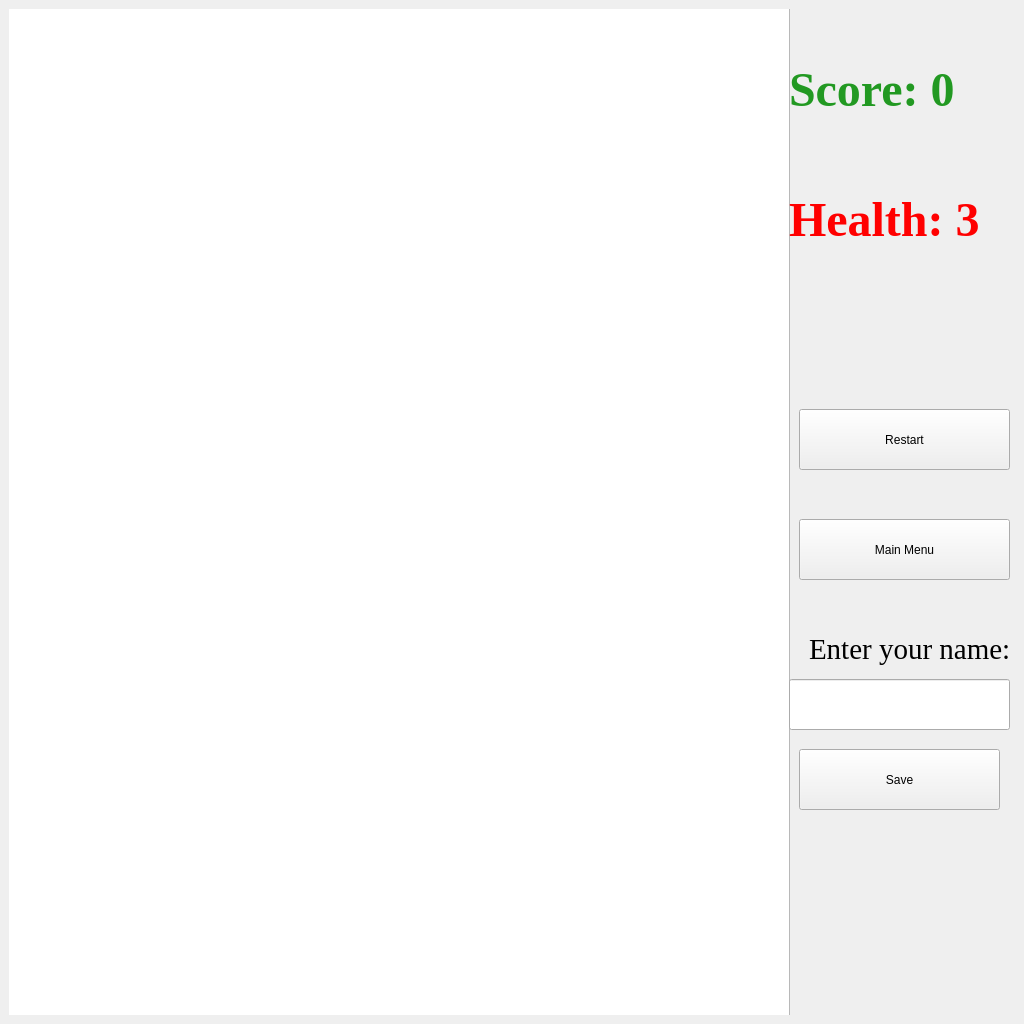
<?xml version="1.0" encoding="UTF-8"?>
<ui version="4.0">
 <class>MainWindow</class>
 <widget class="QMainWindow" name="MainWindow">
  <property name="geometry">
   <rect>
    <x>0</x>
    <y>0</y>
    <width>1024</width>
    <height>1024</height>
   </rect>
  </property>
  <property name="windowTitle">
   <string>MainWindow</string>
  </property>
  <widget class="QWidget" name="centralwidget">
   <layout class="QGridLayout" name="gridLayout">
    <item row="0" column="0">
     <widget class="QStackedWidget" name="stackedWidget">
      <property name="currentIndex">
       <number>1</number>
      </property>
      <widget class="QWidget" name="Mainmenu">
       <widget class="QPushButton" name="StartGame">
        <property name="geometry">
         <rect>
          <x>360</x>
          <y>530</y>
          <width>231</width>
          <height>61</height>
         </rect>
        </property>
        <property name="text">
         <string>Start Game</string>
        </property>
       </widget>
       <widget class="QPushButton" name="LeaderBoard">
        <property name="geometry">
         <rect>
          <x>360</x>
          <y>640</y>
          <width>231</width>
          <height>61</height>
         </rect>
        </property>
        <property name="text">
         <string>LeaderBoard</string>
        </property>
       </widget>
       <widget class="QPushButton" name="Quite">
        <property name="geometry">
         <rect>
          <x>360</x>
          <y>750</y>
          <width>231</width>
          <height>61</height>
         </rect>
        </property>
        <property name="text">
         <string>Quite</string>
        </property>
       </widget>
       <widget class="QLabel" name="label">
        <property name="geometry">
         <rect>
          <x>-10</x>
          <y>50</y>
          <width>1031</width>
          <height>531</height>
         </rect>
        </property>
        <property name="text">
         <string/>
        </property>
        <property name="pixmap">
         <pixmap resource="res.qrc">:/images/logo.png</pixmap>
        </property>
       </widget>
       <zorder>label</zorder>
       <zorder>StartGame</zorder>
       <zorder>LeaderBoard</zorder>
       <zorder>Quite</zorder>
      </widget>
      <widget class="QWidget" name="gamewidget">
       <widget class="QWidget" name="verticalLayoutWidget">
        <property name="geometry">
         <rect>
          <x>-10</x>
          <y>-10</y>
          <width>791</width>
          <height>1021</height>
         </rect>
        </property>
        <layout class="QVBoxLayout" name="GameLayout">
         <item>
          <widget class="QGraphicsView" name="gamescene">
           <property name="enabled">
            <bool>true</bool>
           </property>
           <property name="sizePolicy">
            <sizepolicy hsizetype="Expanding" vsizetype="Expanding">
             <horstretch>0</horstretch>
             <verstretch>0</verstretch>
            </sizepolicy>
           </property>
           <property name="maximumSize">
            <size>
             <width>1024</width>
             <height>1024</height>
            </size>
           </property>
          </widget>
         </item>
        </layout>
       </widget>
       <widget class="QLabel" name="score">
        <property name="geometry">
         <rect>
          <x>780</x>
          <y>50</y>
          <width>231</width>
          <height>61</height>
         </rect>
        </property>
        <property name="font">
         <font>
          <family>Times New Roman</family>
          <pointsize>36</pointsize>
          <weight>75</weight>
          <bold>true</bold>
         </font>
        </property>
        <property name="styleSheet">
         <string notr="true">color: #292;</string>
        </property>
        <property name="text">
         <string>Score: 0</string>
        </property>
        <property name="textFormat">
         <enum>Qt::AutoText</enum>
        </property>
        <property name="alignment">
         <set>Qt::AlignLeading|Qt::AlignLeft|Qt::AlignVCenter</set>
        </property>
       </widget>
       <widget class="QLabel" name="health">
        <property name="geometry">
         <rect>
          <x>780</x>
          <y>180</y>
          <width>231</width>
          <height>61</height>
         </rect>
        </property>
        <property name="font">
         <font>
          <family>Times New Roman</family>
          <pointsize>36</pointsize>
          <weight>75</weight>
          <bold>true</bold>
         </font>
        </property>
        <property name="styleSheet">
         <string notr="true">color: #ff0000;</string>
        </property>
        <property name="text">
         <string>Health: 3</string>
        </property>
       </widget>
       <widget class="QPushButton" name="restartGame">
        <property name="geometry">
         <rect>
          <x>790</x>
          <y>400</y>
          <width>211</width>
          <height>61</height>
         </rect>
        </property>
        <property name="text">
         <string>Restart</string>
        </property>
       </widget>
       <widget class="QPushButton" name="mainmenu">
        <property name="geometry">
         <rect>
          <x>790</x>
          <y>510</y>
          <width>211</width>
          <height>61</height>
         </rect>
        </property>
        <property name="text">
         <string>Main Menu</string>
        </property>
       </widget>
       <widget class="QLineEdit" name="text">
        <property name="geometry">
         <rect>
          <x>780</x>
          <y>670</y>
          <width>221</width>
          <height>51</height>
         </rect>
        </property>
        <property name="font">
         <font>
          <pointsize>14</pointsize>
         </font>
        </property>
       </widget>
       <widget class="QLabel" name="name">
        <property name="geometry">
         <rect>
          <x>800</x>
          <y>610</y>
          <width>231</width>
          <height>61</height>
         </rect>
        </property>
        <property name="font">
         <font>
          <family>Times New Roman</family>
          <pointsize>22</pointsize>
          <weight>50</weight>
          <bold>false</bold>
         </font>
        </property>
        <property name="styleSheet">
         <string notr="true"/>
        </property>
        <property name="text">
         <string>Enter your name:</string>
        </property>
       </widget>
       <widget class="QPushButton" name="save">
        <property name="geometry">
         <rect>
          <x>790</x>
          <y>740</y>
          <width>201</width>
          <height>61</height>
         </rect>
        </property>
        <property name="text">
         <string>Save</string>
        </property>
       </widget>
      </widget>
      <widget class="QWidget" name="Leaderbord">
       <widget class="QListWidget" name="leader">
        <property name="geometry">
         <rect>
          <x>10</x>
          <y>80</y>
          <width>991</width>
          <height>901</height>
         </rect>
        </property>
       </widget>
       <widget class="QPushButton" name="Back">
        <property name="geometry">
         <rect>
          <x>4</x>
          <y>12</y>
          <width>201</width>
          <height>61</height>
         </rect>
        </property>
        <property name="text">
         <string>Back</string>
        </property>
       </widget>
      </widget>
     </widget>
    </item>
   </layout>
  </widget>
 </widget>
 <resources>
  <include location="res.qrc"/>
 </resources>
 <connections/>
</ui>
